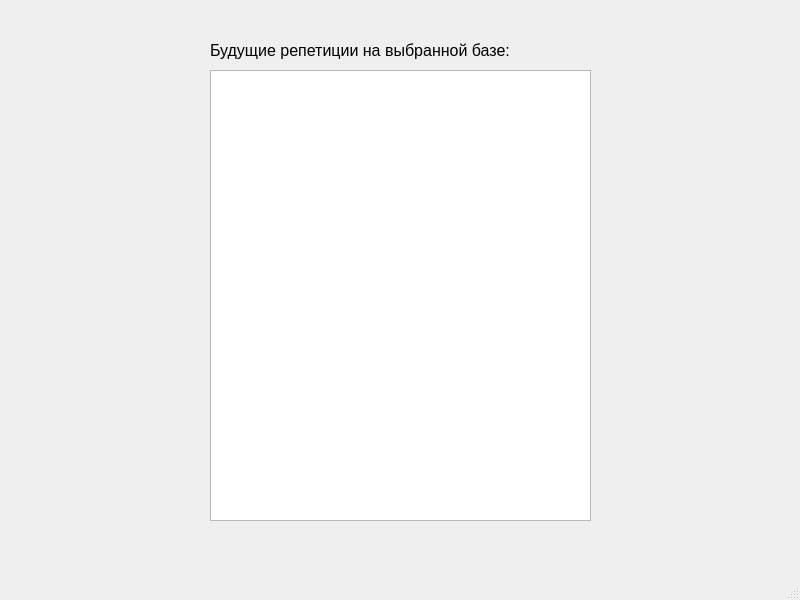
<?xml version="1.0" encoding="UTF-8"?>
<ui version="4.0">
 <class>MainWindow</class>
 <widget class="QMainWindow" name="MainWindow">
  <property name="geometry">
   <rect>
    <x>0</x>
    <y>0</y>
    <width>800</width>
    <height>600</height>
   </rect>
  </property>
  <property name="windowTitle">
   <string>MainWindow</string>
  </property>
  <widget class="QWidget" name="centralwidget">
   <widget class="QListWidget" name="rehs_list">
    <property name="geometry">
     <rect>
      <x>210</x>
      <y>70</y>
      <width>381</width>
      <height>451</height>
     </rect>
    </property>
   </widget>
   <widget class="QLabel" name="label">
    <property name="geometry">
     <rect>
      <x>210</x>
      <y>40</y>
      <width>381</width>
      <height>21</height>
     </rect>
    </property>
    <property name="font">
     <font>
      <pointsize>12</pointsize>
     </font>
    </property>
    <property name="text">
     <string>Будущие репетиции на выбранной базе:</string>
    </property>
   </widget>
  </widget>
  <widget class="QMenuBar" name="menubar">
   <property name="geometry">
    <rect>
     <x>0</x>
     <y>0</y>
     <width>800</width>
     <height>18</height>
    </rect>
   </property>
  </widget>
  <widget class="QStatusBar" name="statusbar"/>
 </widget>
 <resources/>
 <connections/>
</ui>
